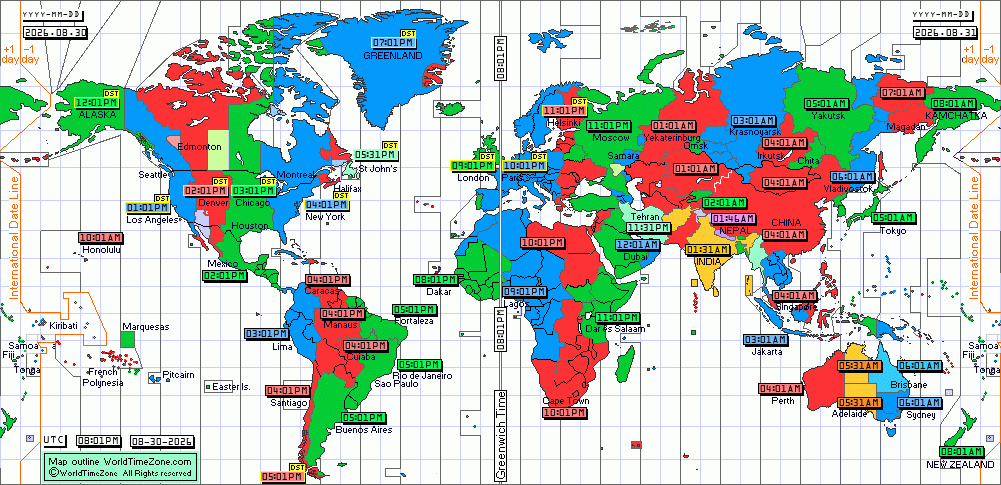
#> input picture artifacts/runs/world-map-recolor-v001/assembly/wtz-map-12map-1001x485.gif, 1001 x 485 px, found by its file name
$ python make_reg_crops.py ../../assembly/wtz-map-12map-1001x485.gif displacement-field.png reg-arabia.png
#> lines starting #> are read from the running program, lines starting #| are printed output that depends on the picture
#!/usr/bin/env python3
"""Gridded side-by-side verification crops for ticket #146.
Left: source raster. Right: source + cid land outlines — CYAN = uncorrected
countries-raw, MAGENTA = countries-registered. 4x magnified, 10-px grid with
native 1001x485 coordinates on both halves.
Usage: python3 make_reg_crops.py ASSEMBLY_DIR REG_DIR OUT_DIR
"""
import sys
from pathlib import Path
import numpy as np
from PIL import Image, ImageDraw
from scipy import ndimage

ASM, REG, OUT = Path(sys.argv[1]), Path(sys.argv[2]), Path(sys.argv[3])
OUT.mkdir(parents=True, exist_ok=True)
g = np.asarray(Image.open(ASM / 'wtz-map-12map-1001x485.gif').convert('RGB'))
#> g is the input picture: shape (485, 1001, 3); mean R, G, B 185.1, 198.6, 193.2
craw = np.load(ASM / 'countries-raw.npy')
#> (reads artifacts/runs/world-map-recolor-v001/assembly/countries-raw.npy from the repository)
creg = np.load(REG / 'countries-registered.npy')
#> (reads artifacts/runs/world-map-recolor-v001/failure-catalogue/registration/countries-registered.npy from the repository)

def outline(m):
    return m & ~ndimage.binary_erosion(m, np.ones((3, 3)))

o_raw = outline(craw >= 0)
o_reg = outline(creg >= 0)

CROPS = {  # name: (x0, x1, y0, y1) in the native frame
    'reg-australia-sw': (750, 900, 340, 445),
    'reg-great-britain': (430, 520, 105, 180),
    'reg-arabia': (565, 690, 195, 310),
}
Z = 4
for name, (x0, x1, y0, y1) in CROPS.items():
    src = g[y0:y1, x0:x1]
    ov = src.copy()
    ov[o_raw[y0:y1, x0:x1]] = (0, 220, 255)     # cyan: uncorrected cid outline
    ov[o_reg[y0:y1, x0:x1]] = (255, 0, 200)     # magenta: registered outline
    h, w = src.shape[:2]
    gap = 24
    panelw = w * Z
    canvas = Image.new('RGB', (panelw * 2 + gap, h * Z + 40), (24, 24, 24))
    for i, arr in enumerate((src, ov)):
        im = Image.fromarray(arr).resize((panelw, h * Z), Image.NEAREST)
        d = ImageDraw.Draw(im)
        for gx in range((x0 // 10 + 1) * 10, x1, 10):
            px = (gx - x0) * Z
            d.line([(px, 0), (px, h * Z)], fill=(255, 0, 255), width=1)
        for gy in range((y0 // 10 + 1) * 10, y1, 10):
            py = (gy - y0) * Z
            d.line([(0, py), (panelw, py)], fill=(255, 0, 255), width=1)
        for gx in range((x0 // 50 + 1) * 50, x1, 50):
            d.text(((gx - x0) * Z + 2, 2), str(gx), fill=(255, 0, 255))
        for gy in range((y0 // 50 + 1) * 50, y1, 50):
            d.text((2, (gy - y0) * Z + 2), str(gy), fill=(255, 0, 255))
        canvas.paste(im, (i * (panelw + gap), 0))
    d = ImageDraw.Draw(canvas)
    d.text((4, h * Z + 8), '%s  x%d-%d y%d-%d  | left: source | right: source + cid outlines '
           '(CYAN=raw grid, MAGENTA=registered)' % (name, x0, x1, y0, y1), fill=(255, 255, 255))
    canvas.save(OUT / ('%s.png' % name))
    print('wrote', OUT / ('%s.png' % name))
#> this loop made 3 passes
#> pass 1, `src = g[y0:y1, x0:x1]`:
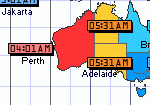
#> src: shape (105, 150, 3); mean R, G, B 201.9, 187.3, 181.9
#> pass 1, `canvas.save(OUT / ('%s.png' % name))`:
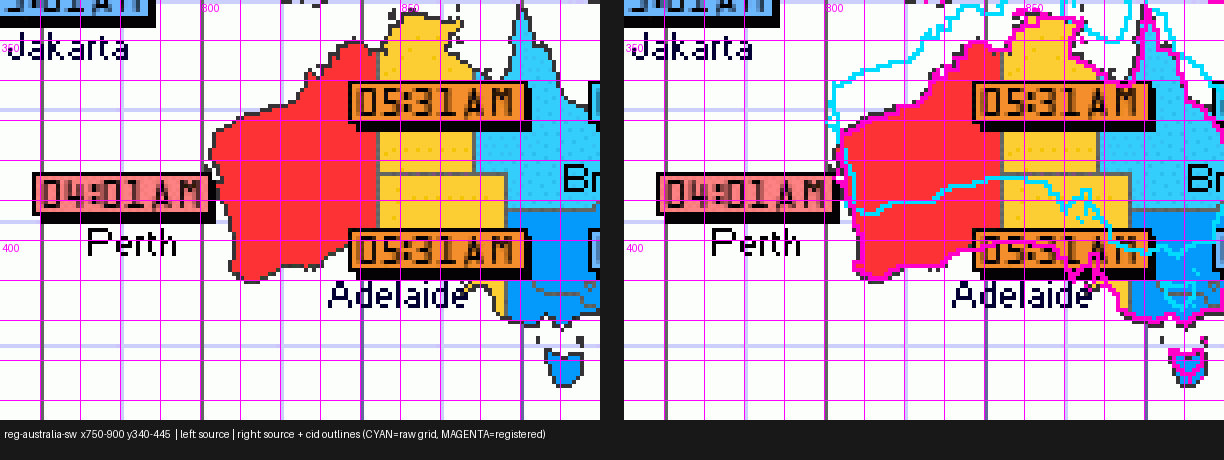
#> saved as reg-australia-sw.png: PIL image 1224x460 RGB; mean R, G, B 186.3, 162.5, 171.6
#> pass 2, `src = g[y0:y1, x0:x1]`:
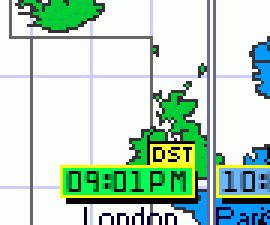
#> src: shape (75, 90, 3) (shown 3 times larger); mean R, G, B 185.5, 214.5, 197.2
#> after the loop:
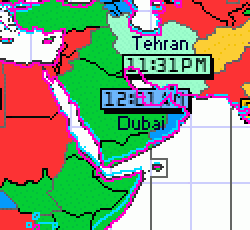
#> arr: shape (115, 125, 3) (shown 2 times larger); mean R, G, B 152.8, 158.5, 133.6
#> after the loop:
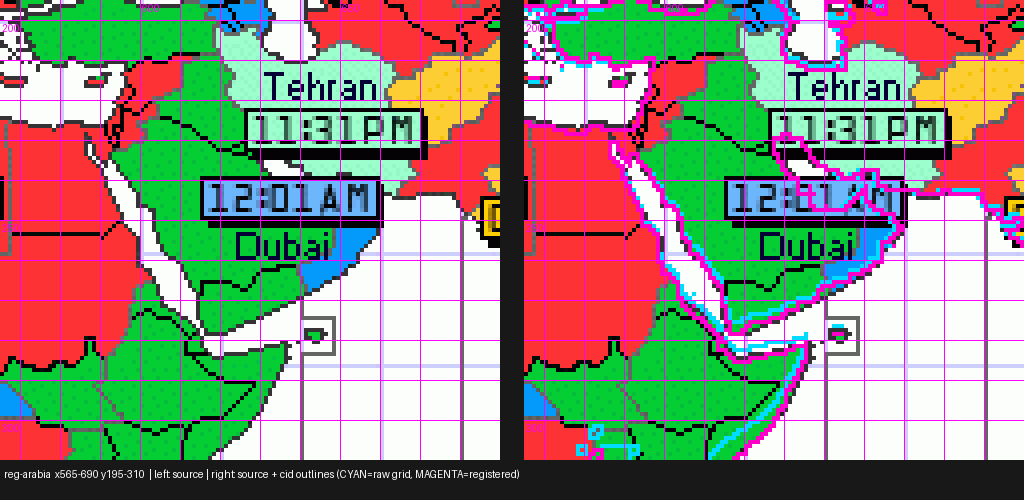
#> canvas: PIL image 1024x500 RGB; mean R, G, B 142, 141.1, 124.1
#> after the loop:
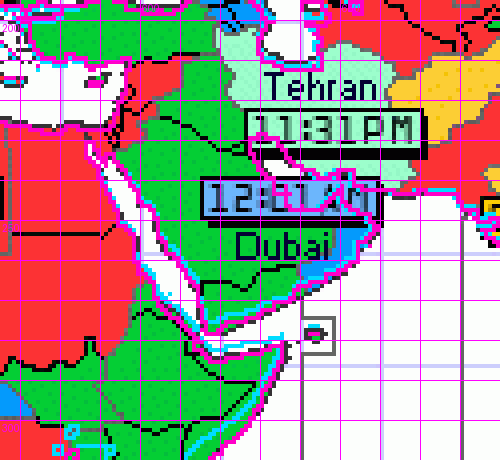
#> im: PIL image 500x460 RGB; mean R, G, B 158.1, 151.3, 139.8
